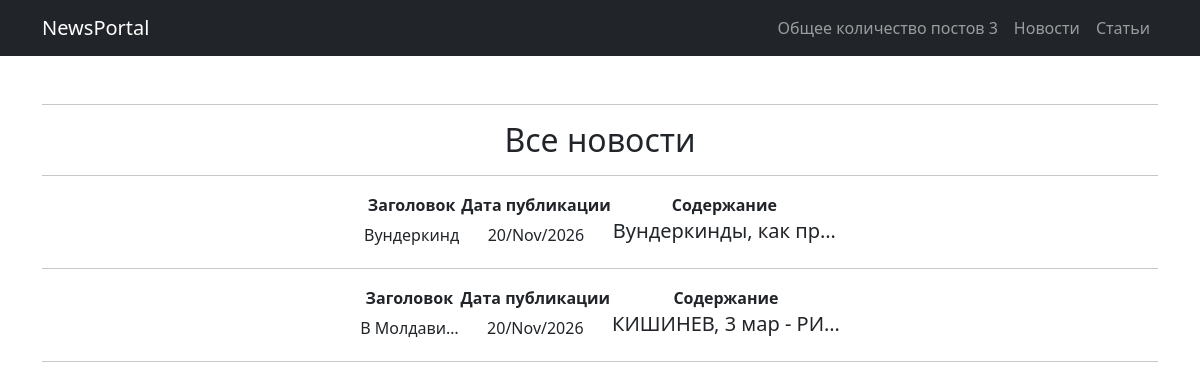
The page /news/ on the database as committed earlier.
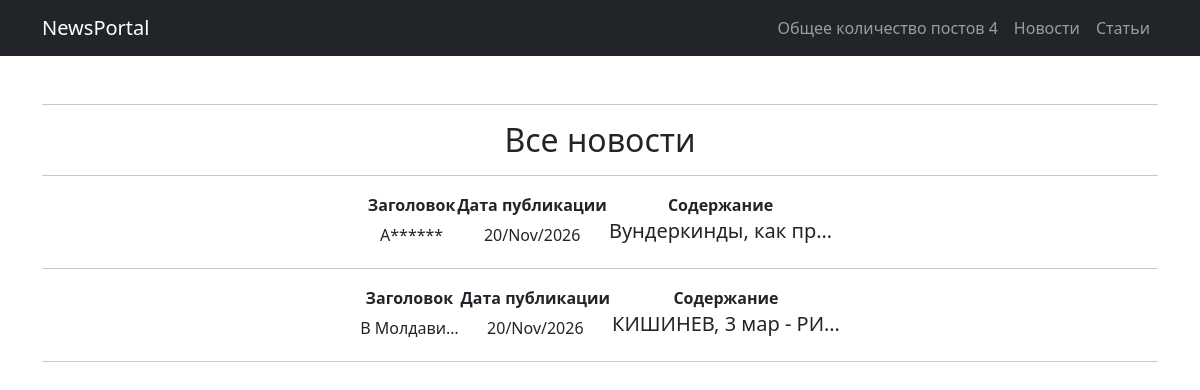
The same page on the database as committed later.
### news/models.py (models this page shows, shortened)
class Post(models.Model):
    article = 'AT'
    news = 'NW'
    TYPE = [(article, 'Статья'), (news, 'Новость')]
    many_author = models.ForeignKey(Author, on_delete=models.CASCADE)
    article_or_news = models.CharField(max_length=2, choices=TYPE, default=article)
    datetime = models.DateTimeField(auto_now_add=True)
    many_category = models.ManyToManyField(Category, through="PostCategory")
    header = models.CharField(max_length=150)
    text = models.TextField()
    rating = models.SmallIntegerField(default=0)

### news/views.py (the view)
# urls.py: path('news/', NewsList.as_view()),
class NewsList(ListView):
    model = Post
    ordering = 'datetime'
    template_name = 'flatpages/news.html'
    context_object_name = 'news'

### news/templatetags/custom_filter1.py (called while the page is built)
@register.filter()
def length(words):
    return f"{len(words)}"

### news/templatetags/custom_filter2.py (called while the page is built)
@register.filter()
def post_time(date, format_string='%d/%b/%Y'):
    return date.utcnow().strftime(format_string)

### news/templatetags/custom_filter3.py (called while the page is built)
@register.filter()
def censor(value):
    finder = value.split()
    for _ in finder:
        if isinstance(_, str):
            if _.lower().replace(".", "").replace(",", "").replace(";", "").replace(":", "") in censor_words:
                finder[finder.index(_)] = (_[0] + len(_[1:]) * "*")
            else:
                continue
        else:
            continue
    return " ".join(finder)

### templates/flatpages/news.html (shortened to what this page needs)
{% extends 'flatpages/index.html' %}
{% load custom_filter1 %}
{% load custom_filter2 %}
{% load custom_filter3 %}
{% block allpost %}
    {{news|length}}
{% endblock allpost %}
{% block content %}
    <hr>
    <h2>Все новости</h2>
    <hr>
    {% if news %}
        {% for info in news %}
            {% if info.article_or_news == "NW" %}
                <table class="editorDemoTable" style="margin-left: auto; margin-right: auto;">
                    <tbody>
                        <tr>
                            <td><strong>Заголовок</strong></td>
                            <td><strong>Дата публикации</strong></td>
                            <td><strong>Содержание</strong></td>
                        </tr>
                        <tr>
                            <td>{{ info.header|censor|truncatechars:10 }}</td>
                            <td>{{ info.datetime|post_time }}</td>
                            <td><h5>{{ info.text|censor|truncatechars:20 }}</h5></td>
                        </tr>
                    </tbody>
                </table>
                <hr>
            {% endif %}
        {% endfor %}
    {% else %}
        <h2>Постов нет (👉ﾟヮﾟ)👉</h2>
    {% endif %}
{% endblock content %}

Rows that differ between the two databases and show on the page:
changed Post "Вундеркинды, как пр…": header|censor "Вундеркинд" → "А******"
Other text that changed with them:
{{ news|length }}: "3" → "4"
